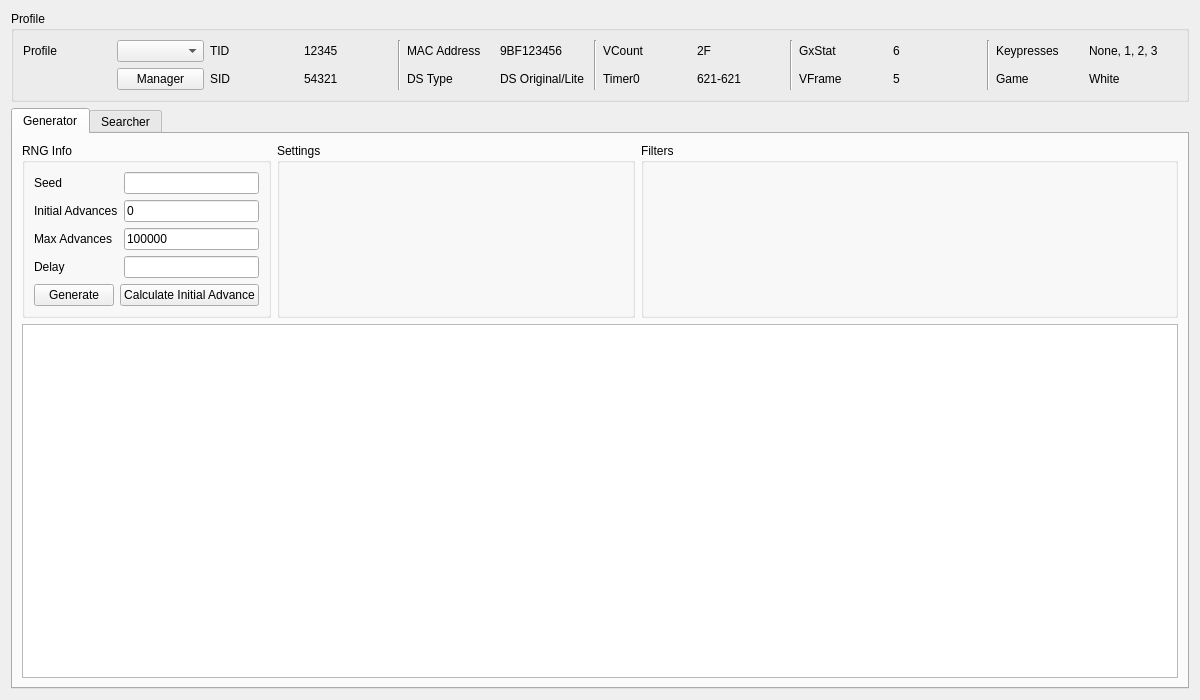
<?xml version="1.0" encoding="UTF-8"?>
<ui version="4.0">
 <class>Eggs5</class>
 <widget class="QWidget" name="Eggs5">
  <property name="geometry">
   <rect>
    <x>0</x>
    <y>0</y>
    <width>1200</width>
    <height>700</height>
   </rect>
  </property>
  <property name="windowTitle">
   <string>Gen 5 Eggs</string>
  </property>
  <layout class="QGridLayout" name="gridLayout_7">
   <item row="0" column="0">
    <widget class="QGroupBox" name="groupBoxProfile">
     <property name="title">
      <string>Profile</string>
     </property>
     <layout class="QGridLayout" name="gridLayout_5">
      <item row="0" column="0">
       <widget class="QLabel" name="labelProfile">
        <property name="text">
         <string>Profile</string>
        </property>
       </widget>
      </item>
      <item row="0" column="1">
       <widget class="QComboBox" name="comboBoxProfiles"/>
      </item>
      <item row="0" column="2">
       <widget class="QLabel" name="labelProfileTID">
        <property name="text">
         <string>TID</string>
        </property>
       </widget>
      </item>
      <item row="0" column="3">
       <widget class="QLabel" name="labelProfileTIDValue">
        <property name="text">
         <string notr="true">12345</string>
        </property>
       </widget>
      </item>
      <item row="0" column="4" rowspan="2">
       <widget class="Line" name="line_4">
        <property name="orientation">
         <enum>Qt::Vertical</enum>
        </property>
       </widget>
      </item>
      <item row="0" column="5">
       <widget class="QLabel" name="labelProfileMACAddress">
        <property name="text">
         <string>MAC Address</string>
        </property>
       </widget>
      </item>
      <item row="0" column="6">
       <widget class="QLabel" name="labelProfileMACAddressValue">
        <property name="text">
         <string notr="true">9BF123456</string>
        </property>
       </widget>
      </item>
      <item row="0" column="7" rowspan="2">
       <widget class="Line" name="line_3">
        <property name="orientation">
         <enum>Qt::Vertical</enum>
        </property>
       </widget>
      </item>
      <item row="0" column="8">
       <widget class="QLabel" name="labelProfileVCount">
        <property name="text">
         <string>VCount</string>
        </property>
       </widget>
      </item>
      <item row="0" column="9">
       <widget class="QLabel" name="labelProfileVCountValue">
        <property name="text">
         <string notr="true">2F</string>
        </property>
       </widget>
      </item>
      <item row="0" column="10" rowspan="2">
       <widget class="Line" name="line_2">
        <property name="orientation">
         <enum>Qt::Vertical</enum>
        </property>
       </widget>
      </item>
      <item row="0" column="11">
       <widget class="QLabel" name="labelProfileGxStat">
        <property name="text">
         <string>GxStat</string>
        </property>
       </widget>
      </item>
      <item row="0" column="12">
       <widget class="QLabel" name="labelProfileGxStatValue">
        <property name="text">
         <string notr="true">6</string>
        </property>
       </widget>
      </item>
      <item row="0" column="13" rowspan="2">
       <widget class="Line" name="line">
        <property name="orientation">
         <enum>Qt::Vertical</enum>
        </property>
       </widget>
      </item>
      <item row="0" column="14">
       <widget class="QLabel" name="labelProfileKeypresses">
        <property name="text">
         <string>Keypresses</string>
        </property>
       </widget>
      </item>
      <item row="0" column="15">
       <widget class="QLabel" name="labelProfileKeypressesValue">
        <property name="text">
         <string>None, 1, 2, 3</string>
        </property>
       </widget>
      </item>
      <item row="1" column="1">
       <widget class="QPushButton" name="pushButtonProfileManager">
        <property name="text">
         <string>Manager</string>
        </property>
       </widget>
      </item>
      <item row="1" column="2">
       <widget class="QLabel" name="labelProfileSID">
        <property name="text">
         <string>SID</string>
        </property>
       </widget>
      </item>
      <item row="1" column="3">
       <widget class="QLabel" name="labelProfileSIDValue">
        <property name="text">
         <string notr="true">54321</string>
        </property>
       </widget>
      </item>
      <item row="1" column="5">
       <widget class="QLabel" name="labelProfileDSType">
        <property name="text">
         <string>DS Type</string>
        </property>
       </widget>
      </item>
      <item row="1" column="6">
       <widget class="QLabel" name="labelProfileDSTypeValue">
        <property name="text">
         <string>DS Original/Lite</string>
        </property>
       </widget>
      </item>
      <item row="1" column="8">
       <widget class="QLabel" name="labelProfileTimer0">
        <property name="text">
         <string>Timer0</string>
        </property>
       </widget>
      </item>
      <item row="1" column="9">
       <widget class="QLabel" name="labelProfileTimer0Value">
        <property name="text">
         <string notr="true">621-621</string>
        </property>
       </widget>
      </item>
      <item row="1" column="11">
       <widget class="QLabel" name="labelProfileVFrame">
        <property name="text">
         <string>VFrame</string>
        </property>
       </widget>
      </item>
      <item row="1" column="12">
       <widget class="QLabel" name="labelProfileVFrameValue">
        <property name="text">
         <string notr="true">5</string>
        </property>
       </widget>
      </item>
      <item row="1" column="14">
       <widget class="QLabel" name="labelProfileGame">
        <property name="text">
         <string>Game</string>
        </property>
       </widget>
      </item>
      <item row="1" column="15">
       <widget class="QLabel" name="labelProfileGameValue">
        <property name="text">
         <string>White</string>
        </property>
       </widget>
      </item>
     </layout>
    </widget>
   </item>
   <item row="1" column="0">
    <widget class="QTabWidget" name="tabRNGSelector">
     <widget class="QWidget" name="tabGenerator">
      <attribute name="title">
       <string>Generator</string>
      </attribute>
      <layout class="QGridLayout" name="gridLayout_12">
       <item row="0" column="1">
        <widget class="QGroupBox" name="groupBoxGeneratorSettings">
         <property name="sizePolicy">
          <sizepolicy hsizetype="Preferred" vsizetype="Preferred">
           <horstretch>2</horstretch>
           <verstretch>0</verstretch>
          </sizepolicy>
         </property>
         <property name="title">
          <string>Settings</string>
         </property>
         <layout class="QGridLayout" name="gridLayout_11">
          <item row="0" column="0">
           <widget class="EggSettings" name="eggSettingsGenerator" native="true"/>
          </item>
         </layout>
        </widget>
       </item>
       <item row="0" column="0">
        <widget class="QGroupBox" name="groupBoxGeneratorRNGInfo">
         <property name="sizePolicy">
          <sizepolicy hsizetype="Preferred" vsizetype="Preferred">
           <horstretch>1</horstretch>
           <verstretch>0</verstretch>
          </sizepolicy>
         </property>
         <property name="title">
          <string>RNG Info</string>
         </property>
         <layout class="QGridLayout" name="gridLayout_6">
          <item row="0" column="1">
           <widget class="TextBox" name="textBoxGeneratorSeed"/>
          </item>
          <item row="2" column="0">
           <widget class="QLabel" name="labelGeneratorMaxAdvances">
            <property name="text">
             <string>Max Advances</string>
            </property>
           </widget>
          </item>
          <item row="1" column="0">
           <widget class="QLabel" name="labelGeneratorInitialAdvances">
            <property name="text">
             <string>Initial Advances</string>
            </property>
           </widget>
          </item>
          <item row="0" column="0">
           <widget class="QLabel" name="labelGeneratorSeed">
            <property name="text">
             <string>Seed</string>
            </property>
           </widget>
          </item>
          <item row="1" column="1">
           <widget class="TextBox" name="textBoxGeneratorInitialAdvances">
            <property name="text">
             <string notr="true">0</string>
            </property>
           </widget>
          </item>
          <item row="2" column="1">
           <widget class="TextBox" name="textBoxGeneratorMaxAdvances">
            <property name="text">
             <string notr="true">100000</string>
            </property>
           </widget>
          </item>
          <item row="5" column="0" colspan="2">
           <layout class="QHBoxLayout" name="horizontalLayout_2">
            <item>
             <widget class="QPushButton" name="pushButtonGenerate">
              <property name="enabled">
               <bool>true</bool>
              </property>
              <property name="text">
               <string>Generate</string>
              </property>
              <property name="checkable">
               <bool>false</bool>
              </property>
              <property name="autoDefault">
               <bool>false</bool>
              </property>
             </widget>
            </item>
            <item>
             <widget class="QPushButton" name="pushButtonCalculateInitialAdvances">
              <property name="text">
               <string>Calculate Initial Advance</string>
              </property>
             </widget>
            </item>
           </layout>
          </item>
          <item row="3" column="0">
           <widget class="QLabel" name="labelGeneratorDelay">
            <property name="text">
             <string>Delay</string>
            </property>
           </widget>
          </item>
          <item row="3" column="1">
           <widget class="TextBox" name="textBoxGeneratorDelay"/>
          </item>
         </layout>
        </widget>
       </item>
       <item row="0" column="2">
        <widget class="QGroupBox" name="groupBoxGeneratorFilters">
         <property name="sizePolicy">
          <sizepolicy hsizetype="Preferred" vsizetype="Preferred">
           <horstretch>3</horstretch>
           <verstretch>0</verstretch>
          </sizepolicy>
         </property>
         <property name="title">
          <string>Filters</string>
         </property>
         <layout class="QGridLayout" name="gridLayout">
          <item row="0" column="0" rowspan="2">
           <widget class="Filter" name="filterGenerator" native="true"/>
          </item>
         </layout>
        </widget>
       </item>
       <item row="1" column="0" colspan="3">
        <widget class="TableView" name="tableViewGenerator">
         <property name="contextMenuPolicy">
          <enum>Qt::CustomContextMenu</enum>
         </property>
         <attribute name="verticalHeaderVisible">
          <bool>false</bool>
         </attribute>
        </widget>
       </item>
      </layout>
     </widget>
     <widget class="QWidget" name="tabSearcher">
      <property name="enabled">
       <bool>true</bool>
      </property>
      <attribute name="title">
       <string>Searcher</string>
      </attribute>
      <layout class="QGridLayout" name="gridLayout_3">
       <item row="0" column="1">
        <widget class="QGroupBox" name="groupBoxSearcherSettings">
         <property name="sizePolicy">
          <sizepolicy hsizetype="Preferred" vsizetype="Preferred">
           <horstretch>2</horstretch>
           <verstretch>0</verstretch>
          </sizepolicy>
         </property>
         <property name="title">
          <string>Settings</string>
         </property>
         <layout class="QGridLayout" name="gridLayout_13">
          <item row="0" column="0">
           <widget class="EggSettings" name="eggSettingsSearcher" native="true"/>
          </item>
         </layout>
        </widget>
       </item>
       <item row="0" column="2">
        <widget class="QGroupBox" name="groupBoxSearcherFilters">
         <property name="sizePolicy">
          <sizepolicy hsizetype="Preferred" vsizetype="Preferred">
           <horstretch>3</horstretch>
           <verstretch>0</verstretch>
          </sizepolicy>
         </property>
         <property name="title">
          <string>Filters</string>
         </property>
         <layout class="QGridLayout" name="gridLayout_4">
          <item row="0" column="0" rowspan="2">
           <widget class="Filter" name="filterSearcher" native="true"/>
          </item>
         </layout>
        </widget>
       </item>
       <item row="2" column="0" colspan="3">
        <widget class="TableView" name="tableViewSearcher">
         <property name="contextMenuPolicy">
          <enum>Qt::CustomContextMenu</enum>
         </property>
         <property name="sortingEnabled">
          <bool>true</bool>
         </property>
         <attribute name="verticalHeaderVisible">
          <bool>false</bool>
         </attribute>
        </widget>
       </item>
       <item row="1" column="0" colspan="3">
        <widget class="QProgressBar" name="progressBar">
         <property name="value">
          <number>0</number>
         </property>
        </widget>
       </item>
       <item row="0" column="0">
        <widget class="QGroupBox" name="groupBoxSearcherRNGInfo">
         <property name="sizePolicy">
          <sizepolicy hsizetype="Preferred" vsizetype="Preferred">
           <horstretch>1</horstretch>
           <verstretch>0</verstretch>
          </sizepolicy>
         </property>
         <property name="title">
          <string>RNG Info</string>
         </property>
         <layout class="QGridLayout" name="gridLayout_2">
          <item row="1" column="0">
           <widget class="QLabel" name="labelSearcherStartDate">
            <property name="text">
             <string>Start Date</string>
            </property>
           </widget>
          </item>
          <item row="2" column="1">
           <widget class="DateEdit" name="dateEditSearcherEndDate">
            <property name="maximumDateTime">
             <datetime>
              <hour>23</hour>
              <minute>59</minute>
              <second>59</second>
              <year>2099</year>
              <month>12</month>
              <day>31</day>
             </datetime>
            </property>
            <property name="minimumDateTime">
             <datetime>
              <hour>0</hour>
              <minute>0</minute>
              <second>0</second>
              <year>2000</year>
              <month>1</month>
              <day>1</day>
             </datetime>
            </property>
            <property name="calendarPopup">
             <bool>true</bool>
            </property>
           </widget>
          </item>
          <item row="2" column="0">
           <widget class="QLabel" name="labelSearcherEndDate">
            <property name="text">
             <string>End Date</string>
            </property>
           </widget>
          </item>
          <item row="0" column="0">
           <widget class="QLabel" name="labelSearcherMaxAdvances">
            <property name="text">
             <string>Max Advances</string>
            </property>
           </widget>
          </item>
          <item row="0" column="1">
           <widget class="TextBox" name="textBoxSearcherMaxAdvances">
            <property name="text">
             <string notr="true">100</string>
            </property>
           </widget>
          </item>
          <item row="1" column="1">
           <widget class="DateEdit" name="dateEditSearcherStartDate">
            <property name="maximumDateTime">
             <datetime>
              <hour>23</hour>
              <minute>59</minute>
              <second>59</second>
              <year>2099</year>
              <month>12</month>
              <day>31</day>
             </datetime>
            </property>
            <property name="minimumDateTime">
             <datetime>
              <hour>0</hour>
              <minute>0</minute>
              <second>0</second>
              <year>2000</year>
              <month>1</month>
              <day>1</day>
             </datetime>
            </property>
            <property name="calendarPopup">
             <bool>true</bool>
            </property>
           </widget>
          </item>
          <item row="3" column="0" colspan="2">
           <layout class="QHBoxLayout" name="horizontalLayout">
            <item>
             <widget class="QPushButton" name="pushButtonSearch">
              <property name="enabled">
               <bool>true</bool>
              </property>
              <property name="text">
               <string>Search</string>
              </property>
              <property name="checkable">
               <bool>false</bool>
              </property>
              <property name="autoDefault">
               <bool>false</bool>
              </property>
             </widget>
            </item>
            <item>
             <widget class="QPushButton" name="pushButtonCancel">
              <property name="enabled">
               <bool>false</bool>
              </property>
              <property name="text">
               <string>Cancel</string>
              </property>
             </widget>
            </item>
           </layout>
          </item>
         </layout>
        </widget>
       </item>
      </layout>
     </widget>
    </widget>
   </item>
  </layout>
 </widget>
 <customwidgets>
  <customwidget>
   <class>TextBox</class>
   <extends>QLineEdit</extends>
   <header>Form/Controls/TextBox.hpp</header>
  </customwidget>
  <customwidget>
   <class>TableView</class>
   <extends>QTableView</extends>
   <header>Form/Controls/TableView.hpp</header>
  </customwidget>
  <customwidget>
   <class>DateEdit</class>
   <extends>QDateEdit</extends>
   <header>Form/Controls/DateEdit.hpp</header>
  </customwidget>
  <customwidget>
   <class>Filter</class>
   <extends>QWidget</extends>
   <header>Form/Controls/Filter.hpp</header>
   <container>1</container>
  </customwidget>
  <customwidget>
   <class>EggSettings</class>
   <extends>QWidget</extends>
   <header>Form/Controls/EggSettings.hpp</header>
   <container>1</container>
  </customwidget>
 </customwidgets>
 <tabstops>
  <tabstop>comboBoxProfiles</tabstop>
  <tabstop>pushButtonProfileManager</tabstop>
  <tabstop>tabRNGSelector</tabstop>
  <tabstop>textBoxGeneratorSeed</tabstop>
  <tabstop>textBoxGeneratorInitialAdvances</tabstop>
  <tabstop>textBoxGeneratorMaxAdvances</tabstop>
  <tabstop>textBoxGeneratorDelay</tabstop>
  <tabstop>pushButtonGenerate</tabstop>
  <tabstop>pushButtonCalculateInitialAdvances</tabstop>
  <tabstop>tableViewGenerator</tabstop>
  <tabstop>textBoxSearcherMaxAdvances</tabstop>
  <tabstop>dateEditSearcherStartDate</tabstop>
  <tabstop>dateEditSearcherEndDate</tabstop>
  <tabstop>pushButtonSearch</tabstop>
  <tabstop>pushButtonCancel</tabstop>
  <tabstop>tableViewSearcher</tabstop>
 </tabstops>
 <resources/>
 <connections/>
</ui>
